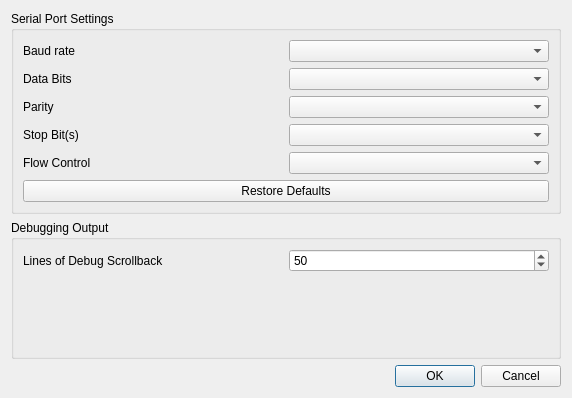
<?xml version="1.0" encoding="UTF-8"?>
<ui version="4.0">
 <class>SettingsDialog</class>
 <widget class="QDialog" name="SettingsDialog">
  <property name="geometry">
   <rect>
    <x>0</x>
    <y>0</y>
    <width>572</width>
    <height>398</height>
   </rect>
  </property>
  <property name="sizePolicy">
   <sizepolicy hsizetype="Minimum" vsizetype="Minimum">
    <horstretch>0</horstretch>
    <verstretch>0</verstretch>
   </sizepolicy>
  </property>
  <property name="windowTitle">
   <string>Settings</string>
  </property>
  <layout class="QGridLayout" name="gridLayout">
   <item row="0" column="0">
    <widget class="QGroupBox" name="groupBox">
     <property name="sizePolicy">
      <sizepolicy hsizetype="Expanding" vsizetype="Expanding">
       <horstretch>0</horstretch>
       <verstretch>0</verstretch>
      </sizepolicy>
     </property>
     <property name="title">
      <string>Serial Port Settings</string>
     </property>
     <layout class="QGridLayout" name="gridLayout_3">
      <item row="2" column="0">
       <widget class="QLabel" name="parityLabel">
        <property name="sizePolicy">
         <sizepolicy hsizetype="Preferred" vsizetype="Preferred">
          <horstretch>0</horstretch>
          <verstretch>0</verstretch>
         </sizepolicy>
        </property>
        <property name="text">
         <string>Parity</string>
        </property>
       </widget>
      </item>
      <item row="5" column="0" colspan="2">
       <widget class="QPushButton" name="btn_defaults">
        <property name="sizePolicy">
         <sizepolicy hsizetype="Preferred" vsizetype="Preferred">
          <horstretch>0</horstretch>
          <verstretch>0</verstretch>
         </sizepolicy>
        </property>
        <property name="text">
         <string>Restore Defaults</string>
        </property>
       </widget>
      </item>
      <item row="4" column="0">
       <widget class="QLabel" name="flowControlLabel">
        <property name="sizePolicy">
         <sizepolicy hsizetype="Preferred" vsizetype="Preferred">
          <horstretch>0</horstretch>
          <verstretch>0</verstretch>
         </sizepolicy>
        </property>
        <property name="text">
         <string>Flow Control</string>
        </property>
       </widget>
      </item>
      <item row="1" column="1">
       <widget class="QComboBox" name="cmb_dataBits">
        <property name="sizePolicy">
         <sizepolicy hsizetype="Preferred" vsizetype="Preferred">
          <horstretch>0</horstretch>
          <verstretch>0</verstretch>
         </sizepolicy>
        </property>
       </widget>
      </item>
      <item row="4" column="1">
       <widget class="QComboBox" name="cmb_flow">
        <property name="sizePolicy">
         <sizepolicy hsizetype="Preferred" vsizetype="Preferred">
          <horstretch>0</horstretch>
          <verstretch>0</verstretch>
         </sizepolicy>
        </property>
       </widget>
      </item>
      <item row="2" column="1">
       <widget class="QComboBox" name="cmb_parity">
        <property name="sizePolicy">
         <sizepolicy hsizetype="Preferred" vsizetype="Preferred">
          <horstretch>0</horstretch>
          <verstretch>0</verstretch>
         </sizepolicy>
        </property>
       </widget>
      </item>
      <item row="0" column="1">
       <widget class="QComboBox" name="cmb_baud">
        <property name="sizePolicy">
         <sizepolicy hsizetype="Preferred" vsizetype="Preferred">
          <horstretch>0</horstretch>
          <verstretch>0</verstretch>
         </sizepolicy>
        </property>
       </widget>
      </item>
      <item row="0" column="0">
       <widget class="QLabel" name="baudRateLabel">
        <property name="sizePolicy">
         <sizepolicy hsizetype="Preferred" vsizetype="Preferred">
          <horstretch>0</horstretch>
          <verstretch>0</verstretch>
         </sizepolicy>
        </property>
        <property name="text">
         <string>Baud rate</string>
        </property>
       </widget>
      </item>
      <item row="3" column="0">
       <widget class="QLabel" name="stopBitSLabel">
        <property name="sizePolicy">
         <sizepolicy hsizetype="Preferred" vsizetype="Preferred">
          <horstretch>0</horstretch>
          <verstretch>0</verstretch>
         </sizepolicy>
        </property>
        <property name="text">
         <string>Stop Bit(s)</string>
        </property>
       </widget>
      </item>
      <item row="1" column="0">
       <widget class="QLabel" name="dataBitsLabel">
        <property name="sizePolicy">
         <sizepolicy hsizetype="Preferred" vsizetype="Preferred">
          <horstretch>0</horstretch>
          <verstretch>0</verstretch>
         </sizepolicy>
        </property>
        <property name="text">
         <string>Data Bits</string>
        </property>
       </widget>
      </item>
      <item row="3" column="1">
       <widget class="QComboBox" name="cmb_stop">
        <property name="sizePolicy">
         <sizepolicy hsizetype="Preferred" vsizetype="Preferred">
          <horstretch>0</horstretch>
          <verstretch>0</verstretch>
         </sizepolicy>
        </property>
       </widget>
      </item>
     </layout>
    </widget>
   </item>
   <item row="1" column="0">
    <widget class="QGroupBox" name="groupBox_2">
     <property name="sizePolicy">
      <sizepolicy hsizetype="Expanding" vsizetype="Expanding">
       <horstretch>0</horstretch>
       <verstretch>0</verstretch>
      </sizepolicy>
     </property>
     <property name="title">
      <string>Debugging Output</string>
     </property>
     <layout class="QGridLayout" name="gridLayout_2">
      <item row="0" column="0">
       <widget class="QLabel" name="linesOfDebugScrollbackLabel">
        <property name="sizePolicy">
         <sizepolicy hsizetype="Preferred" vsizetype="Preferred">
          <horstretch>0</horstretch>
          <verstretch>0</verstretch>
         </sizepolicy>
        </property>
        <property name="text">
         <string>Lines of Debug Scrollback</string>
        </property>
       </widget>
      </item>
      <item row="0" column="1">
       <widget class="QSpinBox" name="spn_scrollback">
        <property name="sizePolicy">
         <sizepolicy hsizetype="Preferred" vsizetype="Preferred">
          <horstretch>0</horstretch>
          <verstretch>0</verstretch>
         </sizepolicy>
        </property>
        <property name="minimum">
         <number>2</number>
        </property>
        <property name="maximum">
         <number>2000</number>
        </property>
        <property name="singleStep">
         <number>10</number>
        </property>
        <property name="value">
         <number>50</number>
        </property>
       </widget>
      </item>
      <item row="1" column="0">
       <spacer name="verticalSpacer">
        <property name="orientation">
         <enum>Qt::Vertical</enum>
        </property>
        <property name="sizeHint" stdset="0">
         <size>
          <width>20</width>
          <height>40</height>
         </size>
        </property>
       </spacer>
      </item>
     </layout>
    </widget>
   </item>
   <item row="2" column="0">
    <widget class="QDialogButtonBox" name="buttonBox">
     <property name="orientation">
      <enum>Qt::Horizontal</enum>
     </property>
     <property name="standardButtons">
      <set>QDialogButtonBox::Cancel|QDialogButtonBox::Ok</set>
     </property>
    </widget>
   </item>
  </layout>
 </widget>
 <tabstops>
  <tabstop>cmb_baud</tabstop>
  <tabstop>cmb_dataBits</tabstop>
  <tabstop>cmb_parity</tabstop>
  <tabstop>cmb_stop</tabstop>
  <tabstop>cmb_flow</tabstop>
  <tabstop>btn_defaults</tabstop>
  <tabstop>spn_scrollback</tabstop>
  <tabstop>buttonBox</tabstop>
 </tabstops>
 <resources/>
 <connections>
  <connection>
   <sender>buttonBox</sender>
   <signal>accepted()</signal>
   <receiver>SettingsDialog</receiver>
   <slot>accept()</slot>
   <hints>
    <hint type="sourcelabel">
     <x>238</x>
     <y>334</y>
    </hint>
    <hint type="destinationlabel">
     <x>157</x>
     <y>274</y>
    </hint>
   </hints>
  </connection>
  <connection>
   <sender>buttonBox</sender>
   <signal>rejected()</signal>
   <receiver>SettingsDialog</receiver>
   <slot>reject()</slot>
   <hints>
    <hint type="sourcelabel">
     <x>306</x>
     <y>340</y>
    </hint>
    <hint type="destinationlabel">
     <x>286</x>
     <y>274</y>
    </hint>
   </hints>
  </connection>
  <connection>
   <sender>buttonBox</sender>
   <signal>accepted()</signal>
   <receiver>SettingsDialog</receiver>
   <slot>accept()</slot>
   <hints>
    <hint type="sourcelabel">
     <x>242</x>
     <y>348</y>
    </hint>
    <hint type="destinationlabel">
     <x>259</x>
     <y>318</y>
    </hint>
   </hints>
  </connection>
 </connections>
</ui>
